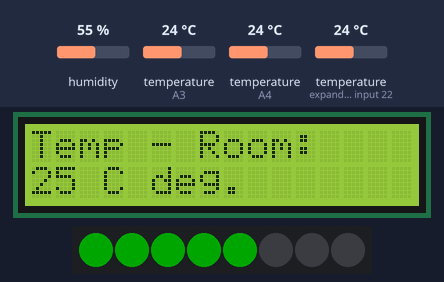
Bench run of a sketch on a simulated Arduino Uno, built with avr-gcc and run on an emulated ATmega328P. Parts: 16×2 character LCD, 8 RGB LEDs in strip order, left to right. The test bench sets the inputs (shaded band); at power-on: temperature (sensors on A4, A3, expander input 22) 24 °C, humidity 55 %. Dim RGB values are drawn brighter than linear; random numbers use the default seed unless the sketch sets one.

Above: at 4.4 s.
4.5 s: temperature (sensor on A4) set to 12 °C
At 15.1 s:
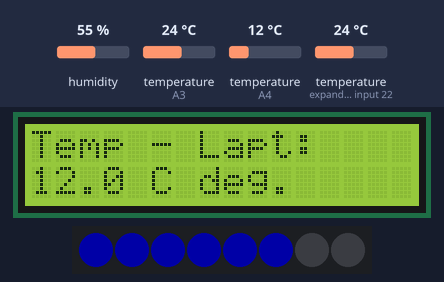
15.5 s: temperature (sensor on A3) set to 12 °C
At 25.3 s:
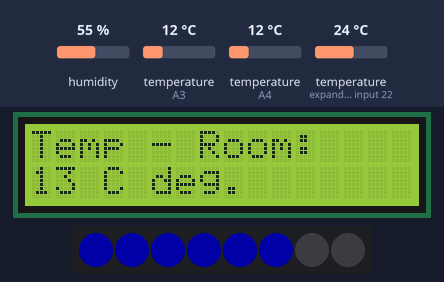
29.5 s: temperature (sensor on expander input 22) set to 12 °C
At 40.3 s:
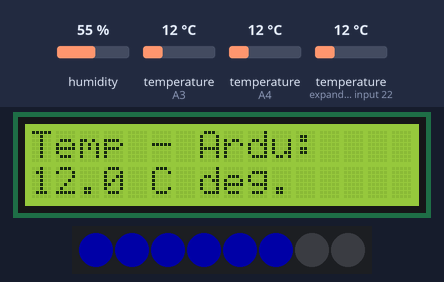
41.4 s: temperature (sensor on A3) set to 33 °C
At 45.6 s:
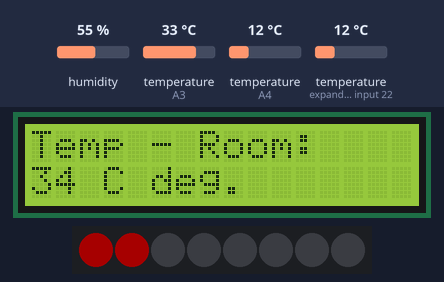
51.4 s: temperature (sensor on A4) set to 19 °C
At 56.9 s:
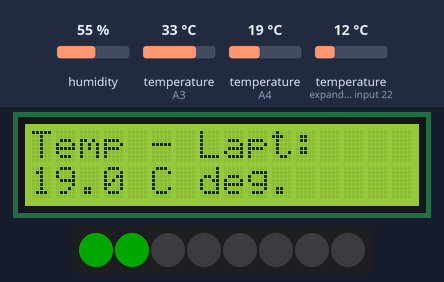
62.2 s: temperature (sensor on A3) set to 29 °C
At 67.1 s:
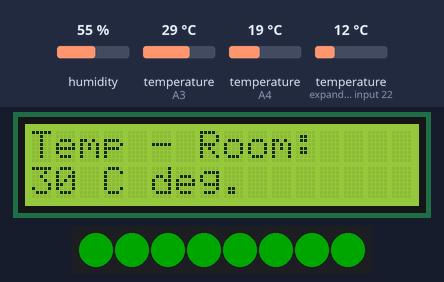
Timing chart, 0 to 119.7 s (numbered marks = the images above; inputs shaded):
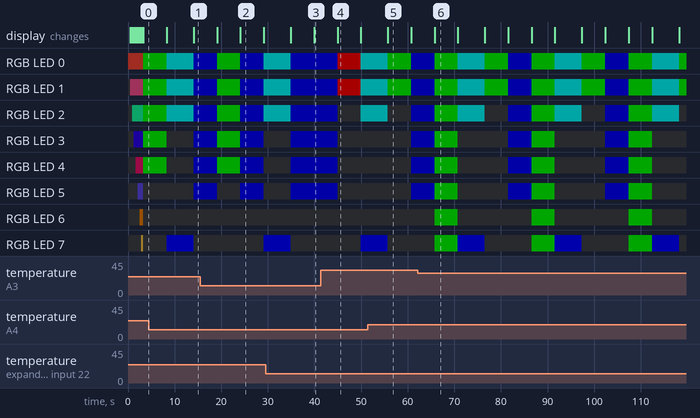

The sketch:

Pomiar_temperatury2.ino
```cpp
#include <LiquidCrystal.h>
#include <Adafruit_NeoPixel.h>
#include <OneWire.h>
#include <DallasTemperature.h>
#include <DHT.h>

/*
 * 0x28, 0x81, 0x6, 0x11, 0x0, 0x0, 0x0, 0xE8 (red, white orange)
 * 0x28, 0xF9, 0x4A, 0x11, 0x0, 0x0, 0x0, 0x19(blue, green, yellow)
 */

LiquidCrystal lcd(2, 3, 4, 5, 6, 7);
Adafruit_NeoPixel leds = Adafruit_NeoPixel(8, A0, NEO_GRB + NEO_KHZ800);
OneWire oneWire(A4);
DallasTemperature sensors(&oneWire);
DHT dht11;

DeviceAddress LaptTerm = {0x28, 0xF9, 0x4A, 0x11, 0x0, 0x0, 0x0, 0x19};
DeviceAddress ArduTerm = {0x28, 0x81, 0x6, 0x11, 0x0, 0x0, 0x0, 0xE8};

void setup() {
  lcd.begin(16, 2);
  leds.begin();
  sensors.begin();
  dht11.setup(A3);

  lcd.setCursor(0, 0);
  lcd.print("Booting...");
  for(int i = 0; i<8; i++) {
    leds.setPixelColor(i, leds.Color(random(0, 40), random(0, 40), random(0, 40)));
    leds.show();
    delay(400);
  }
}

void loop() {
  int humidity = dht11.getHumidity();
  int tempRoom = dht11.getTemperature();

  if (dht11.getStatusString() == "OK") {
    lcd.setCursor(0, 0);
    lcd.print("Temp - Room:");
    lcd.setCursor(0, 1);
    lcd.print(tempRoom + 1);
    lcd.print(" C deg.     ");
    TempLeds(tempRoom + 1);
    delay(5000);

    lcd.setCursor(0 ,0);
    lcd.print("Humidity:   ");
    lcd.setCursor(0, 1);
    lcd.print(humidity);
    lcd.print(" %RH     ");
    HumidityLeds(humidity);
    delay(5000);
  }
  else {
    lcd.clear();
    lcd.setCursor(0, 0);
    lcd.print("Read Error");
    delay(2000);
  }

  sensors.requestTemperatures();
  lcd.setCursor(0, 0);
  lcd.print("Temp - Lapt:");
  lcd.setCursor(0, 1);
  lcd.print(sensors.getTempC(LaptTerm), 1);
  lcd.print(" C deg.     ");
  TempLeds(sensors.getTempC(LaptTerm));
  delay(5000);

  lcd.setCursor(0, 0);
  lcd.print("Temp - Ardu:");
  lcd.setCursor(0, 1);
  lcd.print(sensors.getTempC(ArduTerm), 1);
  lcd.print(" C deg.     ");
  TempLeds(sensors.getTempC(ArduTerm));
  delay(5000);
}

void TempLeds(int temperature) {
  //0 - 100
  leds.clear();
  int temp = 0;
  if (temperature <= 16 && temperature > 0) {
    temp = map(temperature, 0, 16, 1, 8);
    for (int i = 0; i < temp; i++) {
      leds.setPixelColor(i, leds.Color(0, 0, 40));
    }
  }
  else if (temperature > 16 && temperature <= 30) {
    temp = map(temperature, 16, 30, 1, 8);
    for (int i = 0; i < temp; i++) {
      leds.setPixelColor(i, leds.Color(0, 40, 0));
    }
  }
  else if (temperature > 30 && temperature <= 46) {
    temp = map(temperature, 30, 46, 1, 8);
    for (int i = 0; i < temp; i++) {
      leds.setPixelColor(i, leds.Color(40, 0, 0));
    }
  }
  else if (temperature > 46 && temperature <= 58) {
    temp = map(temperature, 46, 58, 1, 8);
    for (int i = 0; i < temp; i++) {
      leds.setPixelColor(i, leds.Color(40, 0, 40));
    }
  }
  else {
    leds.rainbow(0, 1, 255, 50);
  }
  leds.show();
}
void HumidityLeds(int humidity) {
  leds.clear();
  int humid = 0;
  if (humidity < 20 && humidity > 100) {
    leds.rainbow(0, 1, 255, 50);
  }
  else {
    humid = map(humidity, 20, 95, 1, 7);
    for(int i = 0; i < humid; i++) {
      leds.setPixelColor(i, leds.Color(0, 40, 40));
    }
    leds.setPixelColor(7, leds.Color(0, 0, 50));
  }
  leds.show();
}
```

Measured:
- what the display in image 2 shows lasts 5.0 s, from 24.1 s to 29.1 s
